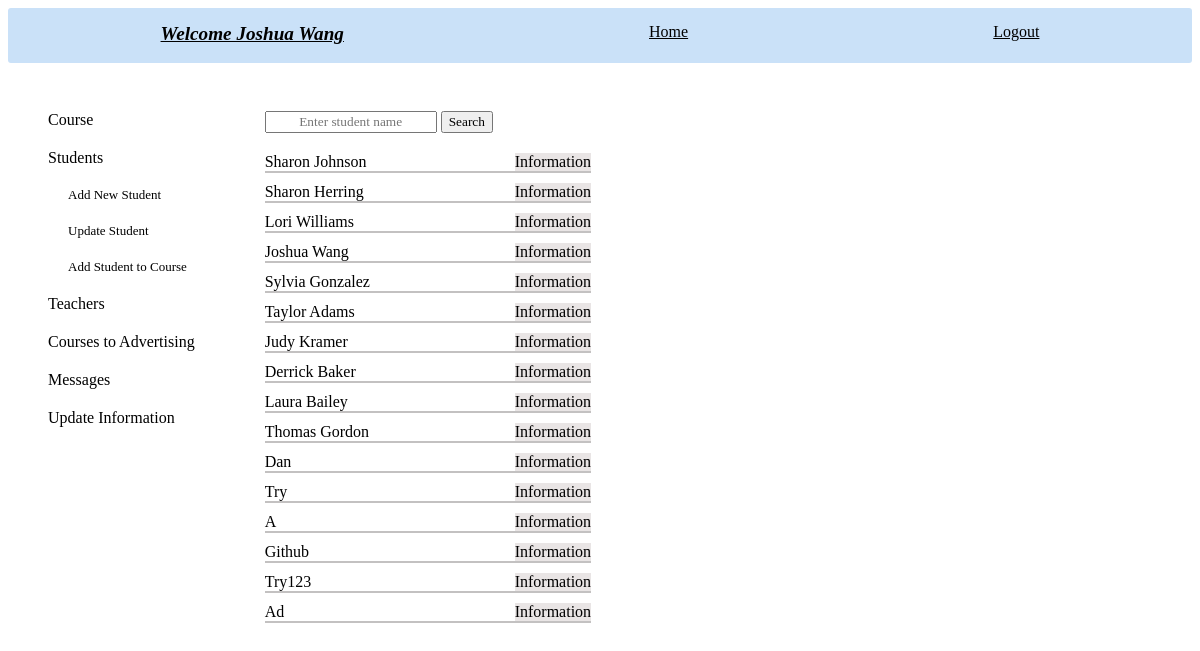
Page /admin_students (signed in) on the committed database.
### tables this page shows
CREATE TABLE students (
        id INTEGER PRIMARY KEY,
        name TEXT NOT NULL,
        email TEXT UNIQUE,
        phone TEXT UNIQUE,
        user_id INTEGER,
        FOREIGN KEY(user_id) REFERENCES new_users (id)
        );

### app.py (the view, shortened to what this page needs)
@app.route('/admin_students', methods=['GET', 'POST'])
def admin_students(): # students information and actions for admin
    log=check_log()
    info=info_user()
    form=['create']
    return render_template('admin_students.html', log=log, info=info, admin_id=session['id'], form=form, student_attend='', student_dict='', students=create_students_objects(crud.read_all('students')))

### app.py (called while the page is built)
def check_log(): #check if user is loged in or not
    log_result={}
    if "name" in session:
        link='/logout'
        log='Logout'
        log_result['link']=link
        log_result['log']=log
        return log_result
    else:
        link='/login'
        log='Login'
        log_result['link']=link
        log_result['log']=log
        return log_result

def info_user(): # get user info
    if "role" in session:
        info={}
        if session['role']=='admin':
            info['id']=session['id']
            info['link']=f"/administrator/{session['id']}"
            info['word']='Administrator'
            info['hello']=f"Hello {crud.admin_name(session['id'])}- what do you want to do?"
            info['class']='user_hello'
        if session['role']=='teacher':
            info['id']=session['id']
            info['link']=f"/teacher_profile/{session['id']}"
            info['word']=f"Welcome {crud.teacher_name(session['id'])}"
            info['class']='user_hello'
        if session['role']=='student':
            info['id']=session['id']
            info['link']=f"/student_profile/{session['id']}"
            info['word']=f"Welcome {crud.student_name(session['id'])}"
            info['class']='user_hello'
        return info

### crud.py (called while the page is built)
def read_all(table):
    return query(f"SELECT * FROM {table}")

def read_if(column, table, value, condition):
    return query(f"SELECT {column} FROM {table} WHERE {value}='{condition}'")

def student_name(student_id):
    name=read_if('name', 'students', 'id', student_id)
    name=name[0][0]
    return name

### functions.py (called while the page is built)
def create_students_objects(students: list):
    students_objects=[classes.Student(student[0], student[1], student[2], student[3], student[4]) for student in students]
    for s in students_objects:
        if type(s.phone)!=str or s.phone=='':
            s.phone='Still not updated'
    return students_objects

### setup_db.py (called while the page is built)
def query(sql):
    with sqlite3.connect('students.db') as conn:
        cur=conn.cursor()
        cur.execute(sql)
        return cur.fetchall()

### templates/admin_students.html (shortened to what this page needs)
{% include "admin_nav_students.html" %}
    <div class="admin_students_main">
        <div class="main_student_search">
            <div class="student_search">
                {% for f in form %}
                <form action="" method="POST">
                    <input type="text" name="search" placeholder="Enter student name" autofocus>
                    <input type="submit" value="Search">
                </form>
                {% endfor %}
            </div>
            <div class="students_list">
                {% for student in students %}
                <div class="student_info">
                    <div class="student_name">{{student.name}}</div>
                    <a href="/student_info/{{student.tid}}">Information</a>
                </div>
                {% endfor %}
            </div>
        </div>
        <div class="student_courses">
            <div class="average_course_attend">
            </div>
        </div>
    </div>
    <div class="info_more_links">
    </div>
</div>

### static/style.css (style rules this page uses)
input { font-family: 'Times New Roman', Times, serif; text-align: center; }
.info_more_links { display: flex; gap: 5px; grid-row: 1; grid-column: 2; height: 18px; margin-left: 320px; }
.average_course_attend { display: flex; flex-direction: column; gap: 5px; }
.admin_students_main { grid-column: 2; grid-row: 2; display: flex; }
.main_student_search { display: flex; flex-direction: column; gap:20px; }
.students_list { display: flex; flex-direction: column; gap:10px; justify-content: space-between; }
.students_list>div { border-bottom: solid; border-width: 2px; border-color: rgb(195, 193, 193); }
.student_info { display: flex; }
.student_info>a { text-decoration: none; color: black; background-color: rgb(233, 229, 229); }
.student_name { width:250px; }
.student_courses { display: flex; flex-direction: column; gap: 20px; }

### rows in the picture
students: name "Sharon Johnson"
students: name "Sharon Herring"
students: name "Lori Williams"
students: name "Joshua Wang"
students: name "Sylvia Gonzalez"
students: name "Taylor Adams"
students: name "Judy Kramer"
students: name "Derrick Baker"
students: name "Laura Bailey"
students: name "Thomas Gordon"
students: name "Dan"
students: name "Try"
students: name "A"
students: name "Github"
students: name "Try123"
students: name "Ad"

### other values in the picture
{{ info.word }} "Welcome Joshua Wang"
{{ log.log }} "Logout"
